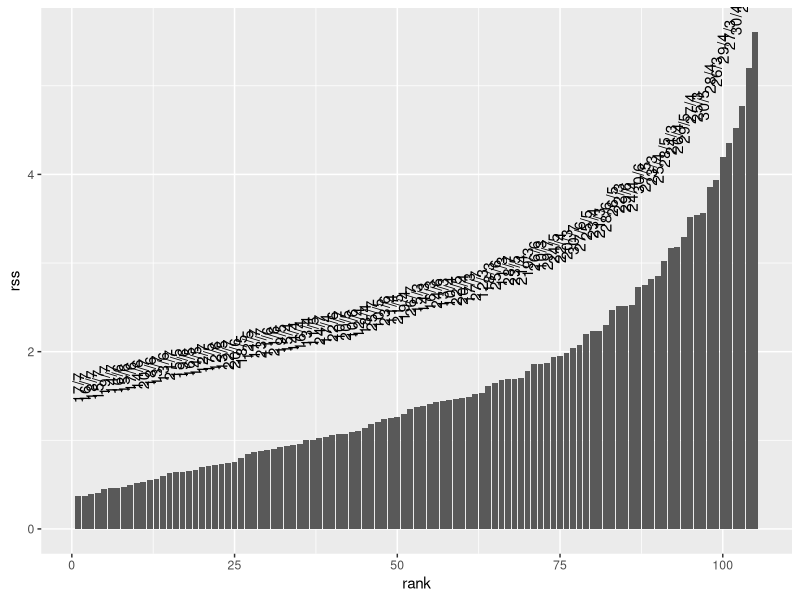
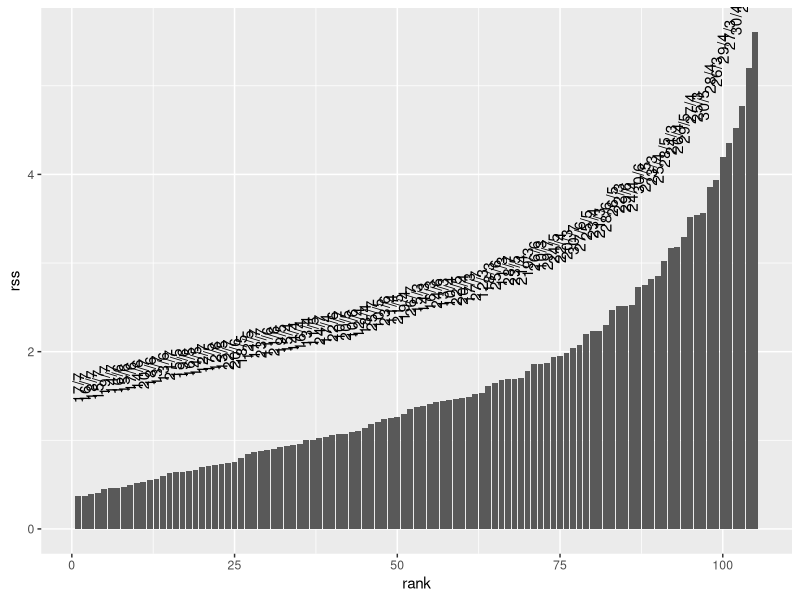

Generate these figures, in order, with R:
# read in in-season data to date
# for some combinations of mu and s, calculate the RSS

library(dplyr)
library(readr)
library(ggplot2)
library(tidyr)

calculate_fit_rss <- function(mu, s) {
  logi_fun <- function(x, mu, s) { 1 / (1 + exp(-((x - mu)/s))) }

  inseason <- read_csv("data/bedrift.csv") %>%
    mutate(ccpue = cumsum(cpue))

  xrange <- -10:50
  logistic <- data.frame(day = xrange,
                         cpue_modeleded = logi_fun(xrange, mu, s))

  today <- tail(inseason, n = 1)$day
  ccpue <- tail(inseason, n = 1)$ccpue
  final_ccpue <- ccpue / (logistic[logistic$day == today, "cpue_modeleded"])

  estimated <- inseason
  estimated$pccpue_estimated <- estimated$ccpue / final_ccpue

  # Trim to fit
  estimated %>%
    left_join(logistic, by = "day") %>%
    mutate(r = cpue_modeleded - pccpue_estimated) %>%
    summarize(rss = sum((r/max(cpue_modeleded))^2))
}

crossing(mu = 10:30, s = 3:7) %>%
  purrr::pmap(~ bind_cols(tibble(mu = .x, s = .y), calculate_fit_rss(.x, .y))) %>%
  bind_rows() %>%
  arrange(rss) %>%
  mutate(rank = seq_len(nrow(.)),
         label = paste(mu, s, sep = "/")) %>%
  ggplot(aes(x = rank, y = rss, label = label)) +
  geom_col() +
  geom_text(angle = 90, hjust = -3)

ggsave("refit/figures/scores.pdf", width = 20, height = 4)
